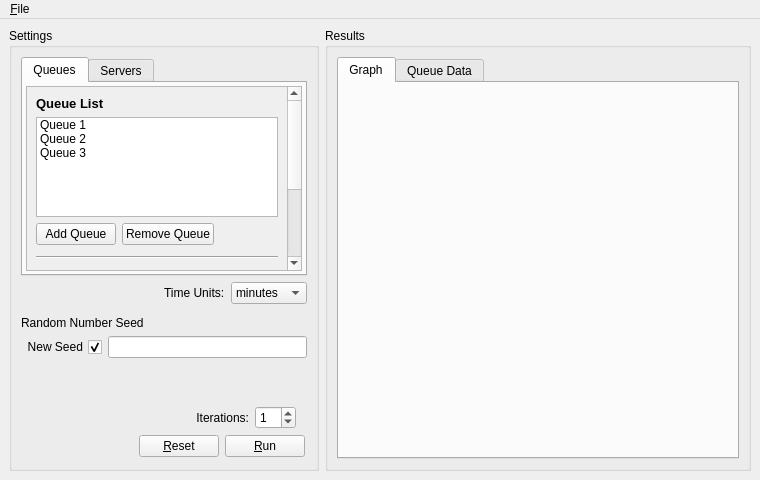
<?xml version="1.0" encoding="UTF-8"?>
<ui version="4.0">
 <class>MultiQueueWindow</class>
 <widget class="QMainWindow" name="MultiQueueWindow">
  <property name="geometry">
   <rect>
    <x>0</x>
    <y>0</y>
    <width>760</width>
    <height>480</height>
   </rect>
  </property>
  <property name="windowTitle">
   <string>MainWindow</string>
  </property>
  <widget class="QWidget" name="centralwidget">
   <layout class="QHBoxLayout" name="horizontalLayout_11">
    <item>
     <widget class="QGroupBox" name="grpSettings">
      <property name="sizePolicy">
       <sizepolicy hsizetype="Fixed" vsizetype="Preferred">
        <horstretch>0</horstretch>
        <verstretch>0</verstretch>
       </sizepolicy>
      </property>
      <property name="title">
       <string>Settings</string>
      </property>
      <layout class="QGridLayout" name="gridLayout">
       <item row="0" column="0">
        <layout class="QVBoxLayout" name="verticalLayout_13">
         <item>
          <widget class="QTabWidget" name="tabQueueServer">
           <property name="sizePolicy">
            <sizepolicy hsizetype="Expanding" vsizetype="Preferred">
             <horstretch>0</horstretch>
             <verstretch>1</verstretch>
            </sizepolicy>
           </property>
           <property name="currentIndex">
            <number>0</number>
           </property>
           <widget class="QWidget" name="tabQueue">
            <attribute name="title">
             <string>Queues</string>
            </attribute>
            <layout class="QVBoxLayout" name="verticalLayout_5">
             <property name="leftMargin">
              <number>3</number>
             </property>
             <property name="topMargin">
              <number>3</number>
             </property>
             <property name="rightMargin">
              <number>3</number>
             </property>
             <property name="bottomMargin">
              <number>3</number>
             </property>
             <item>
              <widget class="QScrollArea" name="scrollArea">
               <property name="horizontalScrollBarPolicy">
                <enum>Qt::ScrollBarAlwaysOff</enum>
               </property>
               <property name="widgetResizable">
                <bool>true</bool>
               </property>
               <widget class="QWidget" name="scrollAreaWidgetContents">
                <property name="geometry">
                 <rect>
                  <x>0</x>
                  <y>0</y>
                  <width>262</width>
                  <height>344</height>
                 </rect>
                </property>
                <layout class="QVBoxLayout" name="verticalLayout_6">
                 <item>
                  <layout class="QVBoxLayout" name="verticalLayout">
                   <item>
                    <widget class="QLabel" name="label">
                     <property name="font">
                      <font>
                       <pointsize>10</pointsize>
                       <weight>75</weight>
                       <bold>true</bold>
                      </font>
                     </property>
                     <property name="text">
                      <string>Queue List</string>
                     </property>
                    </widget>
                   </item>
                   <item>
                    <widget class="QListWidget" name="listQueue">
                     <property name="sizePolicy">
                      <sizepolicy hsizetype="Expanding" vsizetype="Minimum">
                       <horstretch>0</horstretch>
                       <verstretch>0</verstretch>
                      </sizepolicy>
                     </property>
                     <property name="minimumSize">
                      <size>
                       <width>0</width>
                       <height>100</height>
                      </size>
                     </property>
                     <property name="maximumSize">
                      <size>
                       <width>16777215</width>
                       <height>100</height>
                      </size>
                     </property>
                     <item>
                      <property name="text">
                       <string>Queue 1</string>
                      </property>
                     </item>
                     <item>
                      <property name="text">
                       <string>Queue 2</string>
                      </property>
                     </item>
                     <item>
                      <property name="text">
                       <string>Queue 3</string>
                      </property>
                     </item>
                    </widget>
                   </item>
                   <item>
                    <layout class="QHBoxLayout" name="horizontalLayout">
                     <item>
                      <widget class="QPushButton" name="btnQueueAdd">
                       <property name="text">
                        <string>Add Queue</string>
                       </property>
                      </widget>
                     </item>
                     <item>
                      <widget class="QPushButton" name="btnQueueDel">
                       <property name="text">
                        <string>Remove Queue</string>
                       </property>
                      </widget>
                     </item>
                     <item>
                      <spacer name="horizontalSpacer">
                       <property name="orientation">
                        <enum>Qt::Horizontal</enum>
                       </property>
                       <property name="sizeHint" stdset="0">
                        <size>
                         <width>40</width>
                         <height>20</height>
                        </size>
                       </property>
                      </spacer>
                     </item>
                    </layout>
                   </item>
                   <item>
                    <layout class="QVBoxLayout" name="verticalLayout_2">
                     <property name="topMargin">
                      <number>5</number>
                     </property>
                     <property name="bottomMargin">
                      <number>5</number>
                     </property>
                     <item>
                      <widget class="Line" name="line">
                       <property name="orientation">
                        <enum>Qt::Horizontal</enum>
                       </property>
                      </widget>
                     </item>
                    </layout>
                   </item>
                   <item>
                    <widget class="QLabel" name="label_2">
                     <property name="sizePolicy">
                      <sizepolicy hsizetype="Preferred" vsizetype="Fixed">
                       <horstretch>0</horstretch>
                       <verstretch>0</verstretch>
                      </sizepolicy>
                     </property>
                     <property name="font">
                      <font>
                       <pointsize>10</pointsize>
                       <weight>75</weight>
                       <bold>true</bold>
                      </font>
                     </property>
                     <property name="text">
                      <string>Queue Settings</string>
                     </property>
                    </widget>
                   </item>
                   <item>
                    <layout class="QFormLayout" name="formLayout">
                     <property name="labelAlignment">
                      <set>Qt::AlignRight|Qt::AlignTrailing|Qt::AlignVCenter</set>
                     </property>
                     <item row="0" column="0">
                      <widget class="QLabel" name="label_3">
                       <property name="text">
                        <string>Queue Name:</string>
                       </property>
                       <property name="alignment">
                        <set>Qt::AlignRight|Qt::AlignTrailing|Qt::AlignVCenter</set>
                       </property>
                      </widget>
                     </item>
                     <item row="0" column="1">
                      <widget class="QLineEdit" name="txtQueueName"/>
                     </item>
                     <item row="1" column="0">
                      <widget class="QLabel" name="label_5">
                       <property name="text">
                        <string>Queue Size:</string>
                       </property>
                       <property name="alignment">
                        <set>Qt::AlignRight|Qt::AlignTrailing|Qt::AlignVCenter</set>
                       </property>
                      </widget>
                     </item>
                     <item row="1" column="1">
                      <widget class="QSpinBox" name="spnQueueSize">
                       <property name="sizePolicy">
                        <sizepolicy hsizetype="Fixed" vsizetype="Fixed">
                         <horstretch>0</horstretch>
                         <verstretch>0</verstretch>
                        </sizepolicy>
                       </property>
                      </widget>
                     </item>
                     <item row="2" column="0">
                      <widget class="QLabel" name="label_4">
                       <property name="text">
                        <string>Arrival Rate:</string>
                       </property>
                       <property name="alignment">
                        <set>Qt::AlignRight|Qt::AlignTrailing|Qt::AlignVCenter</set>
                       </property>
                      </widget>
                     </item>
                     <item row="2" column="1">
                      <widget class="QDoubleSpinBox" name="spnLambda">
                       <property name="sizePolicy">
                        <sizepolicy hsizetype="Fixed" vsizetype="Fixed">
                         <horstretch>0</horstretch>
                         <verstretch>0</verstretch>
                        </sizepolicy>
                       </property>
                      </widget>
                     </item>
                    </layout>
                   </item>
                   <item>
                    <layout class="QHBoxLayout" name="horizontalLayout_2">
                     <item>
                      <widget class="QPushButton" name="btnQueueUpdate">
                       <property name="text">
                        <string>Update</string>
                       </property>
                      </widget>
                     </item>
                     <item>
                      <spacer name="horizontalSpacer_2">
                       <property name="orientation">
                        <enum>Qt::Horizontal</enum>
                       </property>
                       <property name="sizeHint" stdset="0">
                        <size>
                         <width>40</width>
                         <height>20</height>
                        </size>
                       </property>
                      </spacer>
                     </item>
                    </layout>
                   </item>
                  </layout>
                 </item>
                 <item>
                  <spacer name="verticalSpacer">
                   <property name="orientation">
                    <enum>Qt::Vertical</enum>
                   </property>
                   <property name="sizeHint" stdset="0">
                    <size>
                     <width>20</width>
                     <height>40</height>
                    </size>
                   </property>
                  </spacer>
                 </item>
                </layout>
               </widget>
              </widget>
             </item>
            </layout>
           </widget>
           <widget class="QWidget" name="tabServer">
            <attribute name="title">
             <string>Servers</string>
            </attribute>
            <layout class="QVBoxLayout" name="verticalLayout_11">
             <property name="leftMargin">
              <number>3</number>
             </property>
             <property name="topMargin">
              <number>3</number>
             </property>
             <property name="rightMargin">
              <number>3</number>
             </property>
             <property name="bottomMargin">
              <number>3</number>
             </property>
             <item>
              <widget class="QScrollArea" name="scrollArea_2">
               <property name="widgetResizable">
                <bool>true</bool>
               </property>
               <widget class="QWidget" name="scrollAreaWidgetContents_3">
                <property name="geometry">
                 <rect>
                  <x>0</x>
                  <y>0</y>
                  <width>262</width>
                  <height>314</height>
                 </rect>
                </property>
                <layout class="QVBoxLayout" name="verticalLayout_10">
                 <item>
                  <layout class="QVBoxLayout" name="verticalLayout_3">
                   <item>
                    <widget class="QLabel" name="label_6">
                     <property name="font">
                      <font>
                       <pointsize>10</pointsize>
                       <weight>75</weight>
                       <bold>true</bold>
                      </font>
                     </property>
                     <property name="text">
                      <string>Server List</string>
                     </property>
                    </widget>
                   </item>
                   <item>
                    <widget class="QListWidget" name="listServers">
                     <property name="sizePolicy">
                      <sizepolicy hsizetype="Expanding" vsizetype="Minimum">
                       <horstretch>0</horstretch>
                       <verstretch>0</verstretch>
                      </sizepolicy>
                     </property>
                     <property name="minimumSize">
                      <size>
                       <width>0</width>
                       <height>100</height>
                      </size>
                     </property>
                     <property name="maximumSize">
                      <size>
                       <width>16777215</width>
                       <height>100</height>
                      </size>
                     </property>
                     <item>
                      <property name="text">
                       <string>Server 1</string>
                      </property>
                     </item>
                     <item>
                      <property name="text">
                       <string>Server 2</string>
                      </property>
                     </item>
                    </widget>
                   </item>
                   <item>
                    <layout class="QHBoxLayout" name="horizontalLayout_3">
                     <item>
                      <widget class="QPushButton" name="btnServerAdd">
                       <property name="text">
                        <string>Add Server</string>
                       </property>
                      </widget>
                     </item>
                     <item>
                      <widget class="QPushButton" name="btnServerDel">
                       <property name="text">
                        <string>Remove Server</string>
                       </property>
                      </widget>
                     </item>
                     <item>
                      <spacer name="horizontalSpacer_3">
                       <property name="orientation">
                        <enum>Qt::Horizontal</enum>
                       </property>
                       <property name="sizeHint" stdset="0">
                        <size>
                         <width>40</width>
                         <height>20</height>
                        </size>
                       </property>
                      </spacer>
                     </item>
                    </layout>
                   </item>
                   <item>
                    <layout class="QVBoxLayout" name="verticalLayout_4">
                     <property name="topMargin">
                      <number>5</number>
                     </property>
                     <property name="bottomMargin">
                      <number>5</number>
                     </property>
                     <item>
                      <widget class="Line" name="line_2">
                       <property name="orientation">
                        <enum>Qt::Horizontal</enum>
                       </property>
                      </widget>
                     </item>
                    </layout>
                   </item>
                   <item>
                    <widget class="QLabel" name="label_7">
                     <property name="sizePolicy">
                      <sizepolicy hsizetype="Preferred" vsizetype="Fixed">
                       <horstretch>0</horstretch>
                       <verstretch>0</verstretch>
                      </sizepolicy>
                     </property>
                     <property name="font">
                      <font>
                       <pointsize>10</pointsize>
                       <weight>75</weight>
                       <bold>true</bold>
                      </font>
                     </property>
                     <property name="text">
                      <string>Server Settings</string>
                     </property>
                    </widget>
                   </item>
                   <item>
                    <layout class="QFormLayout" name="formLayout_2">
                     <property name="labelAlignment">
                      <set>Qt::AlignRight|Qt::AlignTrailing|Qt::AlignVCenter</set>
                     </property>
                     <item row="0" column="0">
                      <widget class="QLabel" name="label_8">
                       <property name="text">
                        <string>Server Name:</string>
                       </property>
                       <property name="alignment">
                        <set>Qt::AlignRight|Qt::AlignTrailing|Qt::AlignVCenter</set>
                       </property>
                      </widget>
                     </item>
                     <item row="0" column="1">
                      <widget class="QLineEdit" name="txtServerName"/>
                     </item>
                     <item row="1" column="0">
                      <widget class="QLabel" name="label_10">
                       <property name="text">
                        <string>Service Rate:</string>
                       </property>
                       <property name="alignment">
                        <set>Qt::AlignRight|Qt::AlignTrailing|Qt::AlignVCenter</set>
                       </property>
                      </widget>
                     </item>
                     <item row="1" column="1">
                      <widget class="QDoubleSpinBox" name="spnMu">
                       <property name="sizePolicy">
                        <sizepolicy hsizetype="Fixed" vsizetype="Fixed">
                         <horstretch>0</horstretch>
                         <verstretch>0</verstretch>
                        </sizepolicy>
                       </property>
                      </widget>
                     </item>
                    </layout>
                   </item>
                   <item>
                    <layout class="QHBoxLayout" name="horizontalLayout_4">
                     <item>
                      <widget class="QPushButton" name="btnServerUpdate">
                       <property name="text">
                        <string>Update</string>
                       </property>
                      </widget>
                     </item>
                     <item>
                      <spacer name="horizontalSpacer_4">
                       <property name="orientation">
                        <enum>Qt::Horizontal</enum>
                       </property>
                       <property name="sizeHint" stdset="0">
                        <size>
                         <width>40</width>
                         <height>20</height>
                        </size>
                       </property>
                      </spacer>
                     </item>
                    </layout>
                   </item>
                  </layout>
                 </item>
                 <item>
                  <spacer name="verticalSpacer_3">
                   <property name="orientation">
                    <enum>Qt::Vertical</enum>
                   </property>
                   <property name="sizeHint" stdset="0">
                    <size>
                     <width>20</width>
                     <height>40</height>
                    </size>
                   </property>
                  </spacer>
                 </item>
                </layout>
               </widget>
              </widget>
             </item>
            </layout>
           </widget>
          </widget>
         </item>
         <item>
          <layout class="QHBoxLayout" name="horizontalLayout_7">
           <property name="bottomMargin">
            <number>6</number>
           </property>
           <item>
            <spacer name="horizontalSpacer_7">
             <property name="orientation">
              <enum>Qt::Horizontal</enum>
             </property>
             <property name="sizeHint" stdset="0">
              <size>
               <width>40</width>
               <height>20</height>
              </size>
             </property>
            </spacer>
           </item>
           <item>
            <widget class="QLabel" name="label_15">
             <property name="text">
              <string>Time Units:</string>
             </property>
            </widget>
           </item>
           <item>
            <widget class="QComboBox" name="cmbTimeUnits">
             <property name="sizePolicy">
              <sizepolicy hsizetype="Fixed" vsizetype="Fixed">
               <horstretch>0</horstretch>
               <verstretch>0</verstretch>
              </sizepolicy>
             </property>
             <property name="styleSheet">
              <string notr="true"/>
             </property>
             <property name="currentIndex">
              <number>1</number>
             </property>
             <item>
              <property name="text">
               <string>seconds</string>
              </property>
             </item>
             <item>
              <property name="text">
               <string>minutes</string>
              </property>
             </item>
             <item>
              <property name="text">
               <string>hours</string>
              </property>
             </item>
            </widget>
           </item>
          </layout>
         </item>
         <item>
          <widget class="QLabel" name="label_17">
           <property name="styleSheet">
            <string notr="true">margin: 0;</string>
           </property>
           <property name="text">
            <string>Random Number Seed</string>
           </property>
          </widget>
         </item>
         <item>
          <layout class="QHBoxLayout" name="horizontalLayout_10">
           <property name="spacing">
            <number>6</number>
           </property>
           <item>
            <widget class="QCheckBox" name="checkNewSeed">
             <property name="layoutDirection">
              <enum>Qt::RightToLeft</enum>
             </property>
             <property name="text">
              <string>New Seed</string>
             </property>
             <property name="checked">
              <bool>true</bool>
             </property>
             <property name="tristate">
              <bool>false</bool>
             </property>
            </widget>
           </item>
           <item>
            <widget class="QLineEdit" name="txtSeed">
             <property name="sizePolicy">
              <sizepolicy hsizetype="Expanding" vsizetype="Fixed">
               <horstretch>1</horstretch>
               <verstretch>0</verstretch>
              </sizepolicy>
             </property>
             <property name="maxLength">
              <number>5000</number>
             </property>
            </widget>
           </item>
          </layout>
         </item>
         <item>
          <spacer name="verticalSpacer_4">
           <property name="orientation">
            <enum>Qt::Vertical</enum>
           </property>
           <property name="sizeHint" stdset="0">
            <size>
             <width>20</width>
             <height>40</height>
            </size>
           </property>
          </spacer>
         </item>
         <item>
          <layout class="QHBoxLayout" name="horizontalLayout_8">
           <item>
            <spacer name="horizontalSpacer_8">
             <property name="orientation">
              <enum>Qt::Horizontal</enum>
             </property>
             <property name="sizeHint" stdset="0">
              <size>
               <width>40</width>
               <height>20</height>
              </size>
             </property>
            </spacer>
           </item>
           <item>
            <layout class="QVBoxLayout" name="verticalLayout_12">
             <property name="leftMargin">
              <number>2</number>
             </property>
             <property name="topMargin">
              <number>2</number>
             </property>
             <property name="rightMargin">
              <number>2</number>
             </property>
             <property name="bottomMargin">
              <number>2</number>
             </property>
             <item>
              <layout class="QFormLayout" name="formLayout_4">
               <property name="fieldGrowthPolicy">
                <enum>QFormLayout::ExpandingFieldsGrow</enum>
               </property>
               <item row="0" column="0">
                <widget class="QLabel" name="lblIterations">
                 <property name="sizePolicy">
                  <sizepolicy hsizetype="Expanding" vsizetype="Preferred">
                   <horstretch>0</horstretch>
                   <verstretch>0</verstretch>
                  </sizepolicy>
                 </property>
                 <property name="minimumSize">
                  <size>
                   <width>110</width>
                   <height>0</height>
                  </size>
                 </property>
                 <property name="layoutDirection">
                  <enum>Qt::LeftToRight</enum>
                 </property>
                 <property name="text">
                  <string>Iterations:</string>
                 </property>
                 <property name="alignment">
                  <set>Qt::AlignRight|Qt::AlignTrailing|Qt::AlignVCenter</set>
                 </property>
                </widget>
               </item>
               <item row="0" column="1">
                <widget class="QSpinBox" name="spnMaxIterations">
                 <property name="sizePolicy">
                  <sizepolicy hsizetype="Fixed" vsizetype="Fixed">
                   <horstretch>0</horstretch>
                   <verstretch>0</verstretch>
                  </sizepolicy>
                 </property>
                 <property name="value">
                  <number>1</number>
                 </property>
                </widget>
               </item>
              </layout>
             </item>
             <item>
              <layout class="QHBoxLayout" name="horizontalLayout_9">
               <item>
                <widget class="QPushButton" name="btnReset">
                 <property name="text">
                  <string>&amp;Reset</string>
                 </property>
                </widget>
               </item>
               <item>
                <widget class="QPushButton" name="btnRun">
                 <property name="text">
                  <string>&amp;Run</string>
                 </property>
                </widget>
               </item>
              </layout>
             </item>
            </layout>
           </item>
          </layout>
         </item>
        </layout>
       </item>
      </layout>
     </widget>
    </item>
    <item>
     <widget class="QGroupBox" name="grpResults">
      <property name="title">
       <string>Results</string>
      </property>
      <layout class="QGridLayout" name="gridLayout_2">
       <item row="0" column="0">
        <widget class="QTabWidget" name="tabResults">
         <property name="currentIndex">
          <number>0</number>
         </property>
         <widget class="QWidget" name="tabResults_1">
          <attribute name="title">
           <string>Graph</string>
          </attribute>
          <layout class="QGridLayout" name="gridLayout_3">
           <property name="leftMargin">
            <number>0</number>
           </property>
           <property name="topMargin">
            <number>0</number>
           </property>
           <property name="rightMargin">
            <number>0</number>
           </property>
           <property name="bottomMargin">
            <number>0</number>
           </property>
           <property name="spacing">
            <number>0</number>
           </property>
           <item row="0" column="0">
            <widget class="QtCharts::QChartView" name="chartResult" native="true"/>
           </item>
          </layout>
         </widget>
         <widget class="QWidget" name="tabResults_3">
          <attribute name="title">
           <string>Queue Data</string>
          </attribute>
         </widget>
        </widget>
       </item>
      </layout>
     </widget>
    </item>
   </layout>
  </widget>
  <widget class="QMenuBar" name="menubar">
   <property name="geometry">
    <rect>
     <x>0</x>
     <y>0</y>
     <width>760</width>
     <height>20</height>
    </rect>
   </property>
   <widget class="QMenu" name="menuFile">
    <property name="title">
     <string>&amp;File</string>
    </property>
    <addaction name="action_New"/>
    <addaction name="action_Open"/>
    <addaction name="action_Save"/>
    <addaction name="actionSave_As"/>
   </widget>
   <addaction name="menuFile"/>
  </widget>
  <action name="action_New">
   <property name="text">
    <string>&amp;New</string>
   </property>
  </action>
  <action name="action_Open">
   <property name="text">
    <string>&amp;Open</string>
   </property>
  </action>
  <action name="action_Save">
   <property name="text">
    <string>&amp;Save</string>
   </property>
  </action>
  <action name="actionSave_As">
   <property name="text">
    <string>Save &amp;As</string>
   </property>
  </action>
 </widget>
 <customwidgets>
  <customwidget>
   <class>QtCharts::QChartView</class>
   <extends>QWidget</extends>
   <header location="global">QtCharts/QChartView</header>
   <container>1</container>
  </customwidget>
 </customwidgets>
 <resources/>
 <connections/>
</ui>
